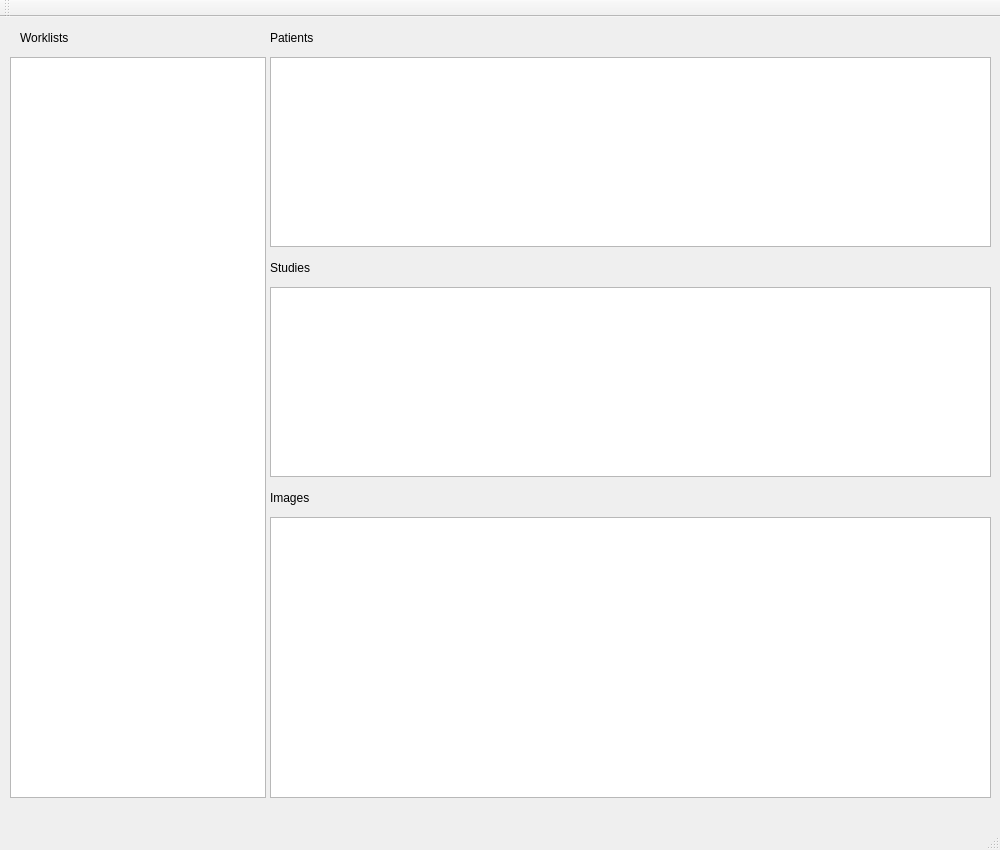
<?xml version="1.0" encoding="UTF-8"?>
<ui version="4.0">
 <class>WorklistWindowLayout</class>
 <widget class="QMainWindow" name="WorklistWindowLayout">
  <property name="geometry">
   <rect>
    <x>0</x>
    <y>0</y>
    <width>1000</width>
    <height>850</height>
   </rect>
  </property>
  <property name="windowTitle">
   <string>Worklistinterface</string>
  </property>
  <widget class="QWidget" name="centralWidget">
   <widget class="QTreeView" name="WorklistView">
    <property name="geometry">
     <rect>
      <x>10</x>
      <y>40</y>
      <width>256</width>
      <height>741</height>
     </rect>
    </property>
    <property name="rootIsDecorated">
     <bool>true</bool>
    </property>
    <property name="headerHidden">
     <bool>true</bool>
    </property>
   </widget>
   <widget class="QTableView" name="PatientView">
    <property name="geometry">
     <rect>
      <x>270</x>
      <y>40</y>
      <width>721</width>
      <height>190</height>
     </rect>
    </property>
    <attribute name="horizontalHeaderCascadingSectionResizes">
     <bool>true</bool>
    </attribute>
    <attribute name="horizontalHeaderShowSortIndicator" stdset="0">
     <bool>false</bool>
    </attribute>
    <attribute name="horizontalHeaderStretchLastSection">
     <bool>true</bool>
    </attribute>
    <attribute name="verticalHeaderVisible">
     <bool>false</bool>
    </attribute>
    <attribute name="verticalHeaderDefaultSectionSize">
     <number>33</number>
    </attribute>
    <attribute name="verticalHeaderMinimumSectionSize">
     <number>20</number>
    </attribute>
   </widget>
   <widget class="QTableView" name="StudyView">
    <property name="geometry">
     <rect>
      <x>270</x>
      <y>270</y>
      <width>721</width>
      <height>190</height>
     </rect>
    </property>
    <attribute name="verticalHeaderVisible">
     <bool>false</bool>
    </attribute>
   </widget>
   <widget class="QListView" name="ImageView">
    <property name="geometry">
     <rect>
      <x>270</x>
      <y>500</y>
      <width>721</width>
      <height>281</height>
     </rect>
    </property>
    <property name="iconSize">
     <size>
      <width>200</width>
      <height>200</height>
     </size>
    </property>
    <property name="resizeMode">
     <enum>QListView::Fixed</enum>
    </property>
    <property name="viewMode">
     <enum>QListView::IconMode</enum>
    </property>
   </widget>
   <widget class="QLabel" name="label_worklists">
    <property name="geometry">
     <rect>
      <x>20</x>
      <y>10</y>
      <width>121</width>
      <height>21</height>
     </rect>
    </property>
    <property name="text">
     <string>Worklists</string>
    </property>
   </widget>
   <widget class="QLabel" name="label_patients">
    <property name="geometry">
     <rect>
      <x>270</x>
      <y>10</y>
      <width>71</width>
      <height>21</height>
     </rect>
    </property>
    <property name="text">
     <string>Patients</string>
    </property>
   </widget>
   <widget class="QLabel" name="label_studies">
    <property name="geometry">
     <rect>
      <x>270</x>
      <y>240</y>
      <width>101</width>
      <height>21</height>
     </rect>
    </property>
    <property name="text">
     <string>Studies</string>
    </property>
   </widget>
   <widget class="QLabel" name="label_images">
    <property name="geometry">
     <rect>
      <x>270</x>
      <y>470</y>
      <width>81</width>
      <height>21</height>
     </rect>
    </property>
    <property name="text">
     <string>Images</string>
    </property>
   </widget>
  </widget>
  <widget class="QMenuBar" name="menuBar">
   <property name="geometry">
    <rect>
     <x>0</x>
     <y>0</y>
     <width>1000</width>
     <height>24</height>
    </rect>
   </property>
  </widget>
  <widget class="QToolBar" name="mainToolBar">
   <attribute name="toolBarArea">
    <enum>TopToolBarArea</enum>
   </attribute>
   <attribute name="toolBarBreak">
    <bool>false</bool>
   </attribute>
  </widget>
  <widget class="QStatusBar" name="statusBar"/>
 </widget>
 <layoutdefault spacing="6" margin="11"/>
 <resources/>
 <connections/>
</ui>
